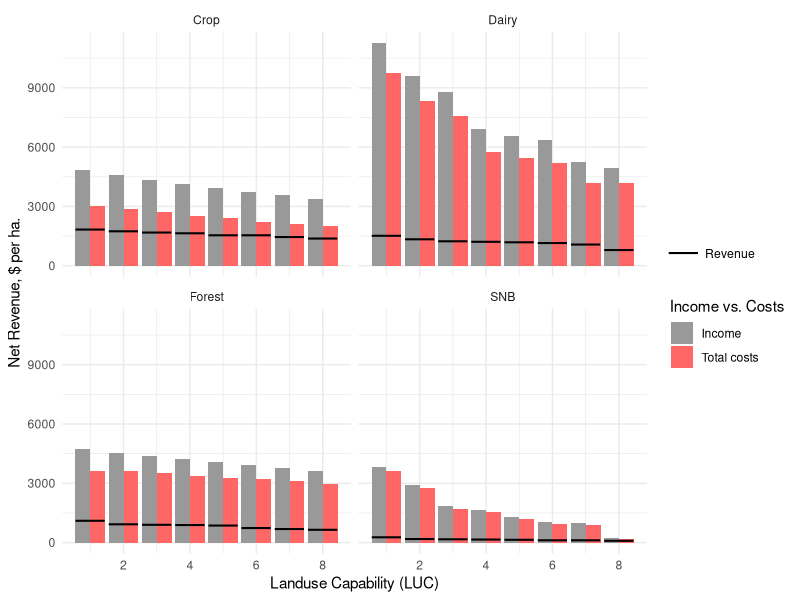
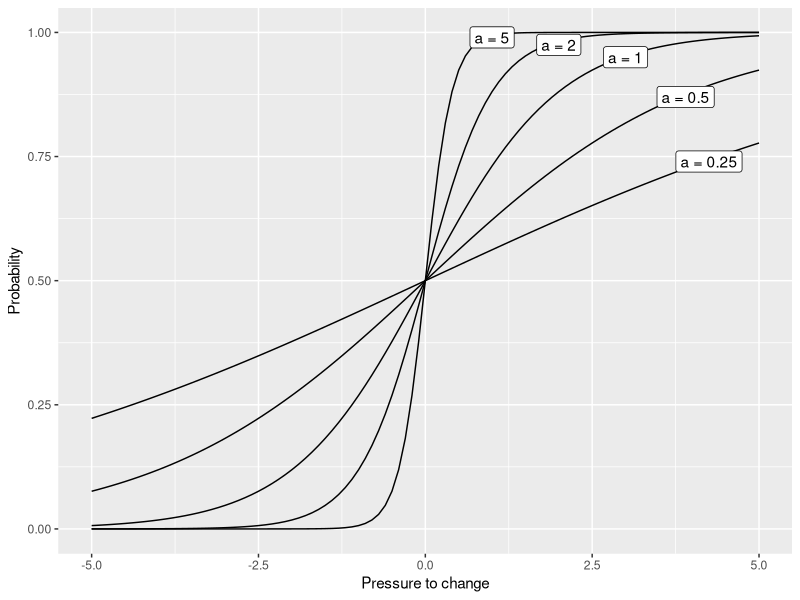

These charts were generated, in order, by the following R code:
## ---- chunk 1
library(tidyr)
library(dplyr)
library(stringr)
library(ggplot2)
library(kableExtra)
## ---- chunk 2
prices <- read.csv("data/market/prices.csv", 
                   header = T, row.names = 1) |> 
  slice(1:2) # only rows 1 & 2 relevant
prices |> 
  kable() |> 
  kable_styling("striped", full_width = F)
## ---- chunk 3
yields <- read.csv("data/market/commodity-yields.csv", 
                   header = T, row.names = 1)
yields |> 
  kable() |> 
  kable_styling("striped", full_width = F) |>
  scroll_box(height = "250px")
## ---- chunk 4
costs <- read.csv("data/market/input-costs.csv", 
                   header = T, row.names = 1)
costs |> 
  kable() |> 
  kable_styling("striped", full_width = F) |>
  scroll_box(height = "250px")
## ---- chunk 5
emissions <- read.csv("data/market/ghg-emissions.csv", 
                      header = T, row.names = 1)
emissions |> 
  kable() |> 
  kable_styling("striped", full_width = F) |>
  scroll_box(height = "250px")
## ---- chunk 6
prices <- prices |> 
  t() |> 
  as.data.frame() |> 
  tibble::rownames_to_column("farm_type") |>
  rename(price = Price_Commodity, carbon_tax = Price_GhG) |>
  slice(rep(row_number(), 8)) |>
  mutate(LUC = rep(1:8, each = 4))

yields <- yields |>
  slice(seq(1, 15, 2)) |> 
  t() |> 
  as.data.frame() |> 
  tibble::rownames_to_column("farm_type") |>
  pivot_longer(-1) |>
  mutate(LUC = rep(1:8, 4), yield = round(value, 1)) |>
  select(farm_type, LUC, yield)

costs <- costs |>
  slice(seq(1, 15, 2)) |> 
  t() |> 
  as.data.frame() |> 
  tibble::rownames_to_column("farm_type") |>
  pivot_longer(-1) |>
  mutate(LUC = rep(1:8, 4), costs = round(value, 1)) |>
  select(farm_type, LUC, costs)

emissions <- emissions |> 
  slice(seq(1, 15, 2)) |> 
  t() |> 
  as.data.frame() |> 
  tibble::rownames_to_column("farm_type") |>
  pivot_longer(-1) |>
  mutate(LUC = rep(1:8, 4), emissions = round(value, 1)) |>
  select(farm_type, LUC, emissions)

combined_data <- prices |>
  left_join(yields) |>
  left_join(costs) |>
  left_join(emissions) |>
  mutate(income = price * yield, # LUC = as.factor(LUC),
         total_costs = costs + carbon_tax * emissions,
         revenue = income - total_costs) |>
  select(farm_type, LUC, revenue, price, yield, income, costs,
         emissions, carbon_tax, total_costs) |>
  rename(Revenue = revenue, Income = income, `Total costs` = total_costs)

combined_data |> 
  kable() |> 
  kable_styling("striped", full_width = F) |>
  scroll_box(height = "250px")
## ---- chunk 7
plot_data <- combined_data |> 
  pivot_longer(cols = c("Income", "Revenue", "Total costs"))

ggplot(plot_data |> filter(name %in% c("Income", "Total costs"))) +
  geom_col(aes(x = LUC, y = value, group = name, fill = name),
           position = "dodge") + 
  scale_fill_manual(values = c("#999999", "#ff6666"), name = "Income vs. Costs") +
  geom_point(data = plot_data |> filter(name == "Revenue"), 
            aes(x = LUC, y = value, shape = name), size = 7) +
  scale_shape_manual(values = "\u2014", name = "") + # \u2014 is an em-dash
  # The below more correct, but doesn't extend the lines to the full width of the plot
  # geom_step(data = plot_data |> filter(name == "Revenue"), 
  #           aes(x = LUC, y = value, group = farm_type, colour = name), 
  #           direction = "mid", lwd = 0.65) +
  # scale_colour_manual(values = c("black"), name = "") +
  xlab("Landuse Capability (LUC)") +
  ylab("Net Revenue, $ per ha.") +
  facet_wrap(~ farm_type) +
  theme_minimal()
## ---- chunk 8
sigmoid <- function(x, a = 1) {
  1 / (1 + exp(-a * x))
}

df <- expand_grid(`Pressure to change` = -50:50 / 10, 
                  a = c(0.25, 0.5, 1, 2, 5)) |>
  mutate(Probability = sigmoid(`Pressure to change`, a))

ggplot(df) + 
  geom_line(aes(x = `Pressure to change`, y = Probability, group = a)) +
  annotate("label", x = c(4.25, 3.9, 3, 2, 1), 
           y = c(0.74, 0.87, 0.95, 0.975, 0.99),
           label = paste0("a = ", unique(df$a)))
## ---- chunk 9
probabilities <- read.csv("data/market/farmer-threshold-matrix.csv", 
                          header = T, row.names = 1)
probabilities |> 
  kable() |> 
  kable_styling("striped", full_width = F)
